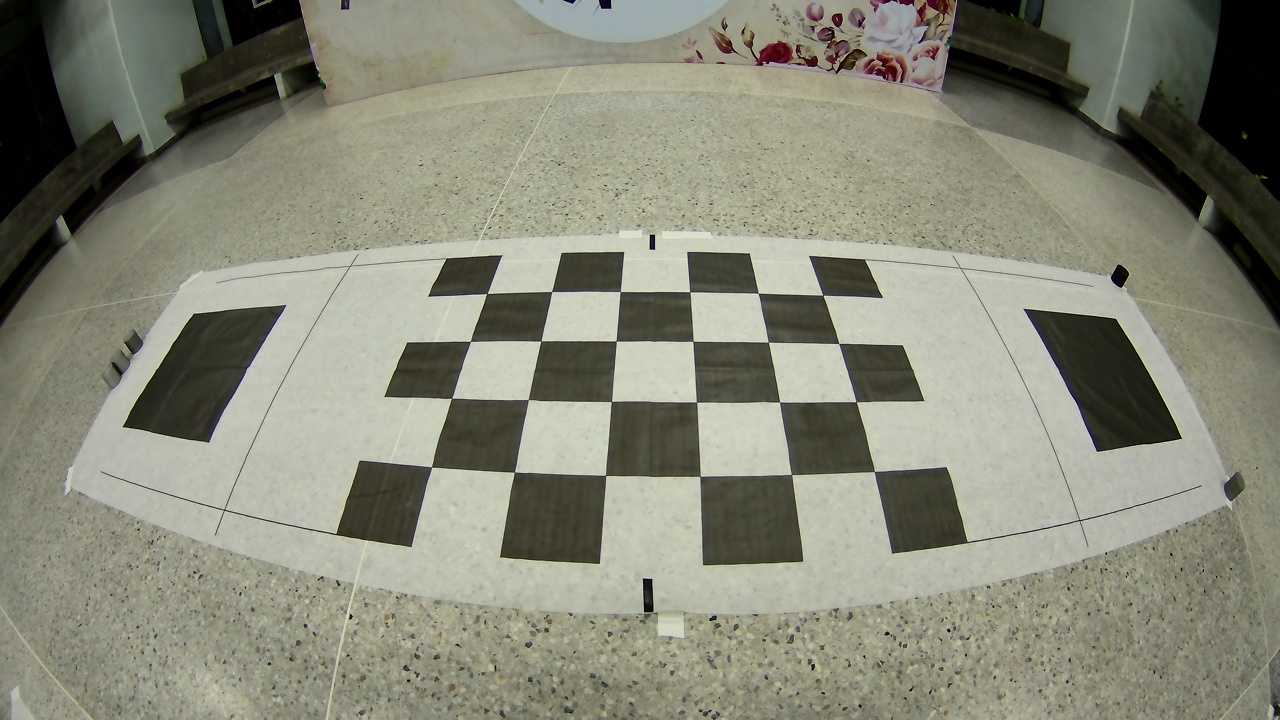
#> input picture Program/chessboard/chessboard1.jpg, 1280 x 720 px, given as the content of the folder chessboard/front, which was not available
$ python cal.py
#> lines starting #> are read from the running program, lines starting #| are printed output that depends on the picture; pictures that were not available may be replaced by others from this repository, and a replacement may not be noted
import os
import numpy as np
import cv2
import glob
import matplotlib.pyplot as plt
import yaml

# ฟังก์ชัน callback เมื่อมีการคลิกเมาส์
clicked_points = []

# [8 lines left out: function click_event, not called in this run]

def undistort_image(img, camera_matrix, dist_coeffs):
    h, w = img.shape[:2]
    new_cam_mtx, roi = cv2.getOptimalNewCameraMatrix(camera_matrix, dist_coeffs, (w,h), 1, (w,h))
    undistorted = cv2.undistort(img, camera_matrix, dist_coeffs, None, new_cam_mtx)
    return undistorted

# โหลดภาพอ้างอิง (Front.jpg) และภาพที่จะนำมารวม (Right.jpg)
# โหลดภาพ

chessboard_size = (6, 4)  # จำนวนมุมภายใน (width, height)
square_size = 0.2  # หน่วยเป็นเมตร (20 cm)

# เตรียม Object Points (รูปแบบ 3D)
objp = np.zeros((chessboard_size[0] * chessboard_size[1], 3), np.float32)
objp[:, :2] = np.mgrid[0:chessboard_size[0], 0:chessboard_size[1]].T.reshape(-1, 2) * square_size

# เก็บ Object Points และ Image Points จากทุกภาพ
objpoints = []  # 3D points
imgpoints = []  # 2D points


Input_folder = 'front'
# Input_folder = 'left'
# Input_folder = 'Right'
# Input_folder = 'rear'
# โหลดภาพตารางหมากรุก (เช่นไฟล์ชื่อ chessboard*.jpg)

images = glob.glob('chessboard/'+Input_folder+'/chessboard*.jpg')
print(images)

preview_images = []

for fname in images:
    img = cv2.imread(fname)
#> img is the input picture: shape (720, 1280, 3); mean B, G, R 119.8, 135.7, 134.7
    gray = cv2.cvtColor(img, cv2.COLOR_BGR2GRAY)
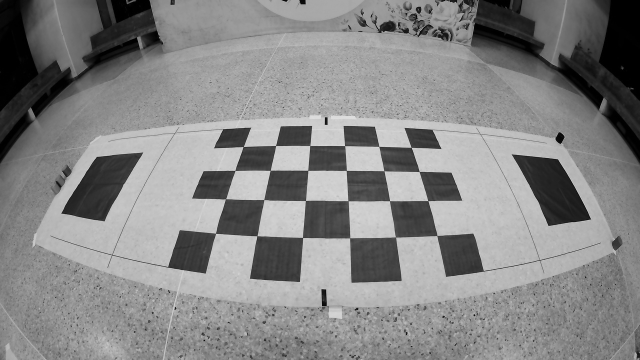
#> gray: shape (720, 1280) (shown at 1/2 size); min 0, max 237, mean 133.6

    # หามุมของตารางหมากรุก
    ret, corners = cv2.findChessboardCorners(gray, chessboard_size, None)
#> ret = True; corners = 24 rows, first 8: [487, 293.5], [551.7, 291.5], [620.3, 291.6], [689.7, 291.8], [758.2, 293.2], [822.9, 295.2], [470.4, 341.4], [540.9, 340.9]

    if ret:
        # ปรับมุมให้ละเอียด
        criteria = (cv2.TERM_CRITERIA_EPS + cv2.TERM_CRITERIA_MAX_ITER, 100, 0.0001)
        corners2 = cv2.cornerSubPix(gray, corners, (11,11), (-1,-1), criteria)
#> corners2 = 24 rows, first 8: [486.9, 293.6], [551.7, 291.5], [620.2, 291.6], [689.8, 291.8], [758.3, 293.2], [822.8, 295.2], [470.4, 341.4], [540.9, 341]

        # เก็บค่า points
        objpoints.append(objp)
        imgpoints.append(corners2)

        # วาดและแสดงผลมุม
        img_draw = cv2.drawChessboardCorners(img.copy(), chessboard_size, corners2, ret)
        # cv2.imshow('Detected Corners', img_draw)
        # cv2.waitKey(0)

        # รวมภาพต้นฉบับกับภาพที่มีมุมที่ detect
        combined_img = cv2.hconcat([img, img_draw])
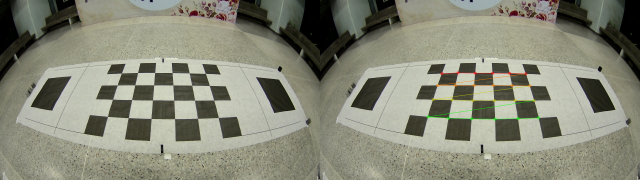
#> combined_img: shape (720, 2560, 3) (shown at 1/4 size); mean B, G, R 119.5, 135.8, 134.8
        preview_images.append(combined_img)

# for preview in preview_images:
#     cv2.namedWindow('Calibration Preview', cv2.WINDOW_NORMAL)  # อนุญาตให้ปรับขนาดได้
#     cv2.resizeWindow('Calibration Preview', 800, 600)  # กำหนดขนาดเป็น 600x300 px
#     cv2.imshow('Calibration Preview', preview)
#     cv2.waitKey(0)

cv2.destroyAllWindows()

# Input_folder = 'front2'
# Input_folder = 'left2'
# Input_folder = 'Right2'
Input_folder = 'Rear2'

img_test = cv2.imread('input_test_distortion/'+Input_folder+'.jpg')

# ทำ Camera Calibration (ต้องมีภาพอย่างน้อย 1 ภาพที่ตรวจจับมุมได้)
if len(objpoints) > 0:
    # Calibrate
    ret, camera_matrix, dist_coeffs, rvecs, tvecs = cv2.calibrateCamera(
        objpoints, imgpoints, gray.shape[::-1], None, None
    )
#> ret = 3.33; camera_matrix = [[3584.7, 0, 654.5], [0, 919.1, 224.3], [0, 0, 1]]; dist_coeffs = [[-92.04, 6794.6, 5.04, 0.422, -209653.9]]; rvecs = ([-0.0318, -0.868, 0.0623],); tvecs = ([-0.328, 0.367, 8.05],)

    # Undistort ภาพตัวอย่าง

    undistorted = undistort_image(img_test, camera_matrix, dist_coeffs)
#> in undistort_image, `new_cam_mtx, roi = cv2.getOptimalNewCameraMatrix(camera_matrix, dist_c..`: new_cam_mtx = [[3584.7, 0, 654.5], [0, 919.1, 224.3], [0, 0, 1]]; roi = (0, 0, 1279, 719)
#> in undistort_image, `undistorted = cv2.undistort(img, camera_matrix, dist_coeffs, None, new..`:
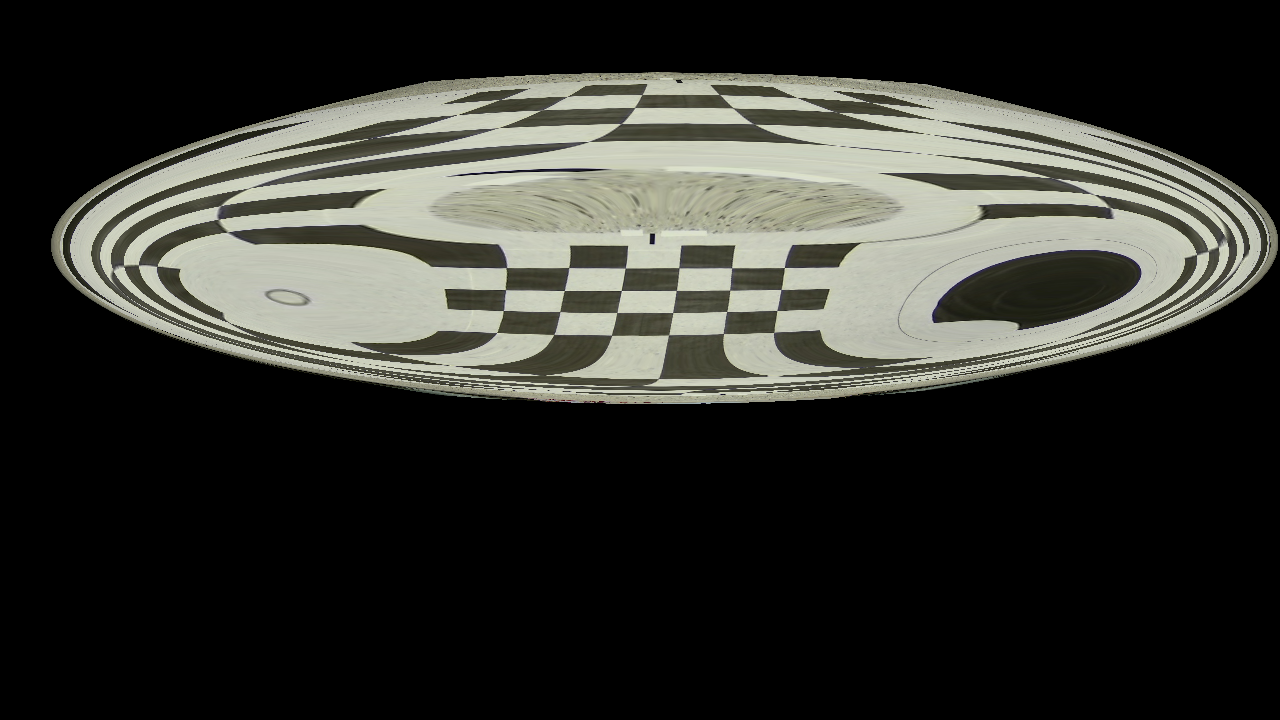
#> undistorted: shape (720, 1280, 3); mean B, G, R 46.8, 52.1, 51.4


    # แสดงผล
    cv2.imwrite("out/"+Input_folder+".jpg", img_test)
    cv2.imwrite("out/"+Input_folder+"_Undistorted.jpg", undistorted)
    cv2.imshow('Original', img_test)
    cv2.imshow('Undistorted', undistorted)

    cv2.waitKey(0)
    cv2.destroyAllWindows()

    img_display = undistorted.copy()
    cv2.imshow("Select 4 Points", img_display)
    cv2.setMouseCallback("Select 4 Points", click_event)

    # รอให้ผู้ใช้คลิกเลือกครบ 4 จุด
    while len(clicked_points) < 4:
        cv2.waitKey(1)

    cv2.destroyWindow("Select 4 Points")

    # แปลงจุดที่เลือกเป็น np.float32
    src_points = np.float32(clicked_points)
    print("Selected source points:", src_points)

    # size_W = 2560
    # size_H = 1440
    dst_points = np.float32([
        [420, 300],  # จุดที่ 1
        [780, 300],  # จุดที่ 2
        [420, 460],  # จุดที่  3
        [780, 460]  # จุดที่ 4
    #     [size_W/4, size_H/4],          # จุดที่ 1
    #     [(size_W/4)*3, size_H/4],       # จุดที่ 2
    #     [size_W/4, (size_H/4)*3],       # จุดที่ 3
    #     [(size_W/4)*3, (size_H/4)*3]    # จุดที่ 4
    ])

    # scale = 0.5  # ลดขนาดลงครึ่งหนึ่ง
    # dst_points = np.float32([
    #     [420 * scale, 300 * scale],  # จุดที่ 1
    #     [780 * scale, 300 * scale],  # จุดที่ 2
    #     [420 * scale, 460 * scale],  # จุดที่ 3
    #     [780 * scale, 460 * scale]   # จุดที่ 4
    # ])

    print("Selected source points:" , dst_points)


    # คำนวณ projective transformation matrix
    M = cv2.getPerspectiveTransform(src_points, dst_points)

    # ทำ projective transformation
    warped_image = cv2.warpPerspective(undistorted, M, (img_test.shape[1], img_test.shape[0]))
    print(f"Projected image size: {warped_image.shape}")
    # แสดงผล
    cv2.imwrite("out/"+Input_folder+"_Warped.jpg", warped_image)
    cv2.imshow('Warped', warped_image)

    cv2.waitKey(0)
    cv2.destroyAllWindows()

else:
    print("ไม่พบมุมตารางหมากรุกในภาพใดๆ ไม่สามารถทำ Calibration ได้")

# สร้างโฟลเดอร์ yaml ถ้ายังไม่มี
os.makedirs('yaml', exist_ok=True)

# กำหนดชื่อไฟล์ yaml ตาม Input_folder
yaml_filename = os.path.join('yaml', Input_folder + '.yaml')

# สร้าง dictionary สำหรับเก็บข้อมูล calibration
calibration_data = {
    'camera_matrix': camera_matrix.tolist(),
    'dist_coeffs': dist_coeffs.tolist(),
    'rvecs': [rvec.tolist() for rvec in rvecs],
    'tvecs': [tvec.tolist() for tvec in tvecs]
}

# บันทึกข้อมูล calibration ลงในไฟล์ yaml
with open(yaml_filename, 'w') as yaml_file:
    yaml.dump(calibration_data, yaml_file)

print(f"Calibration data saved to {yaml_filename}")


# สร้างโฟลเดอร์สำหรับเก็บไฟล์ YAML
os.makedirs('yaml', exist_ok=True)

# กำหนดชื่อไฟล์ YAML ตาม `Input_folder`
Input_folder = "calibration_data"  # ต้องกำหนดค่าตัวแปรนี้
yaml_filename = os.path.join('yaml', Input_folder + '.yaml')

# สร้างตัวอย่างค่าของ calibration parameters
# ดึงขนาดของภาพ (ความสูง, ความกว้าง)
height, width = img_test.shape[:2]
# เก็บค่าขนาดภาพใน numpy array
resolution = np.array([width, height], dtype=np.int32)

# ใช้ OpenCV FileStorage เพื่อบันทึกในรูปแบบ OpenCV YAML
fs = cv2.FileStorage(yaml_filename, cv2.FILE_STORAGE_WRITE)
fs.write("camera_matrix", camera_matrix)
fs.write("dist_coeffs", dist_coeffs)
fs.write("resolution", resolution)
fs.release()

$ run again, on Program/chessboard/chessboard5.jpg
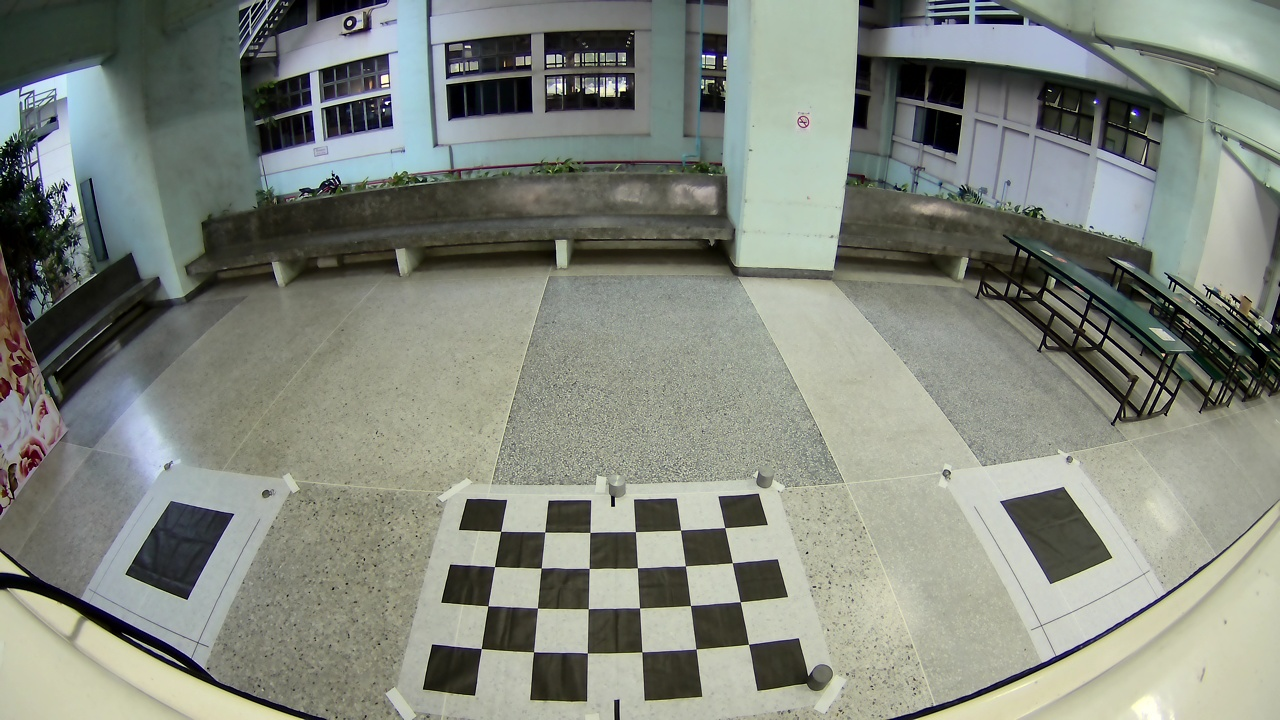
#> input picture Program/chessboard/chessboard5.jpg, 1280 x 720 px, given as the content of the folder chessboard/front, which was not available
#> img is the input picture: shape (720, 1280, 3); mean B, G, R 125.3, 135, 130.1
#> `ret, corners = cv2.findChessboardCorners(gray, chessboard_size, None)`: ret = True; corners = 24 rows, first 8: [500.9, 531.3], [544.7, 532], [589.9, 532.5], [635.5, 531.7], [680.5, 530.1], [724.9, 527.6], [494.5, 566.7], [541.1, 568]
#> corners2 = 24 rows, first 8: [500.7, 531.3], [544.7, 531.9], [589.8, 532.4], [635.4, 531.6], [680.5, 530.2], [724.7, 527.7], [494.4, 566.6], [541.2, 568.3]
#> `combined_img = cv2.hconcat([img, img_draw])`:
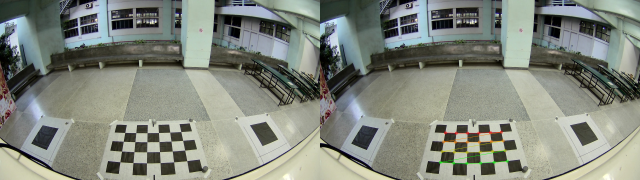
#> combined_img: shape (720, 2560, 3) (shown at 1/4 size); mean B, G, R 125.1, 135.1, 130.2
#> `ret, camera_matrix, dist_coeffs, rvecs, tvecs = cv2.calibrateCamera( o..`: ret = 0.171; camera_matrix = [[382.9, 0, 620.7], [0, 274.1, 323.7], [0, 0, 1]]; dist_coeffs = [[-0.191, 0.0461, 0.00957, -0.000387, -0.00579]]; rvecs = ([-0.878, -0.00249, -0.0261],); tvecs = ([-0.535, 1.28, 1.51],)
#> new_cam_mtx = [[382.9, 0, 620.7], [0, 162.5, 484.6], [0, 0, 1]]; roi = (0, 293, 1279, 426)
#> in undistort_image, `undistorted = cv2.undistort(img, camera_matrix, dist_coeffs, None, new..`:
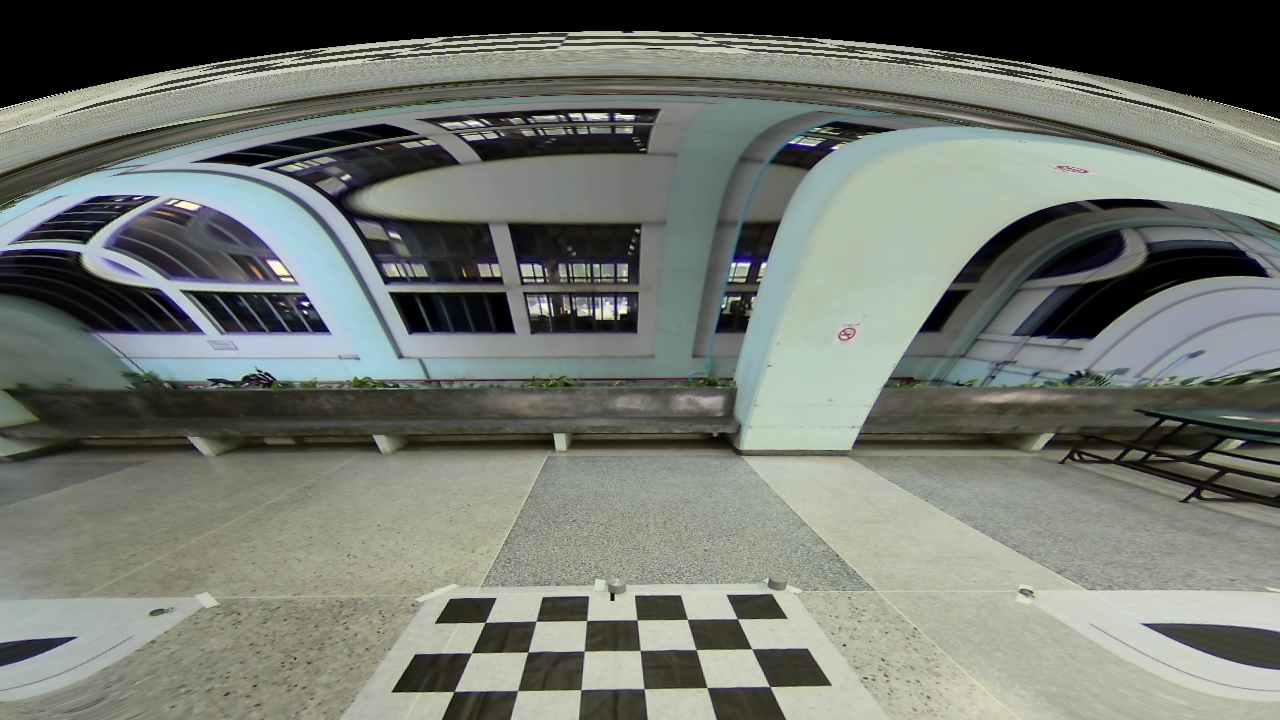
#> undistorted: shape (720, 1280, 3); mean B, G, R 111.7, 119.5, 114.7

$ run again, on Program/chessboard/chessboard6.jpg
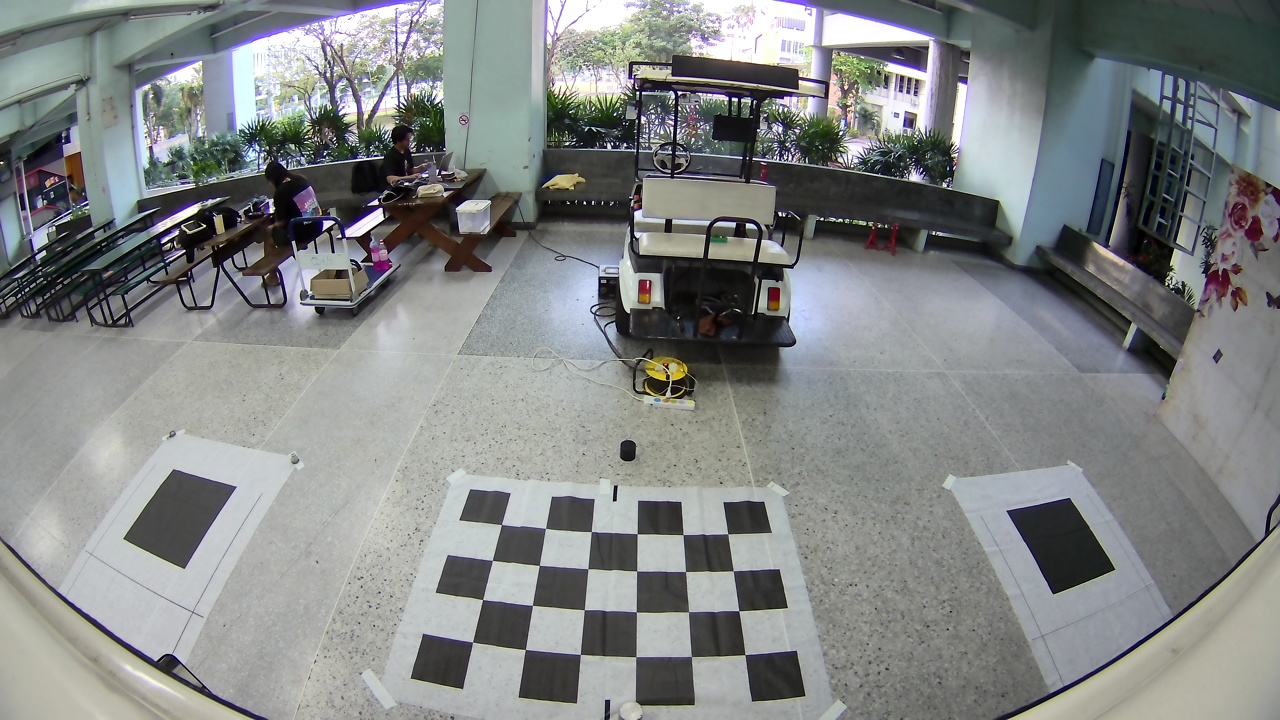
#> input picture Program/chessboard/chessboard6.jpg, 1280 x 720 px, given as the content of the folder chessboard/front, which was not available
#> img is the input picture: shape (720, 1280, 3); mean B, G, R 132.9, 133.2, 130.1
#> `ret, corners = cv2.findChessboardCorners(gray, chessboard_size, None)`: ret = True; corners = 24 rows, first 8: [501.4, 524.5], [545.5, 528.4], [591.3, 531.5], [637.2, 533.6], [683, 534.6], [728, 533.8], [492.5, 560.4], [539.2, 565.4]
#> corners2 = 24 rows, first 8: [501.5, 524.5], [545.5, 528.4], [591.3, 531.5], [637.2, 533.7], [683, 534.6], [727.7, 533.8], [492.3, 560.4], [539.3, 565.4]
#> `combined_img = cv2.hconcat([img, img_draw])`:
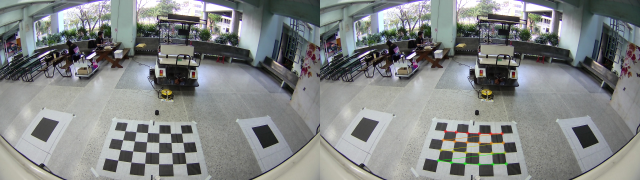
#> combined_img: shape (720, 2560, 3) (shown at 1/4 size); mean B, G, R 132.6, 133.3, 130.2
#> `ret, camera_matrix, dist_coeffs, rvecs, tvecs = cv2.calibrateCamera( o..`: ret = 0.315; camera_matrix = [[592.6, 0, 618.9], [0, 762.8, 341.5], [0, 0, 1]]; dist_coeffs = [[-0.17, -0.785, -0.0327, -0.00179, 1.59]]; rvecs = ([-1.16, 0.00111, 0.037],); tvecs = ([-0.52, 0.638, 2.51],)
#> new_cam_mtx = [[1090.2, 0, 597.8], [0, 686.4, 317], [0, 0, 1]]; roi = (273, 254, 596, 146)
#> in undistort_image, `undistorted = cv2.undistort(img, camera_matrix, dist_coeffs, None, new..`:
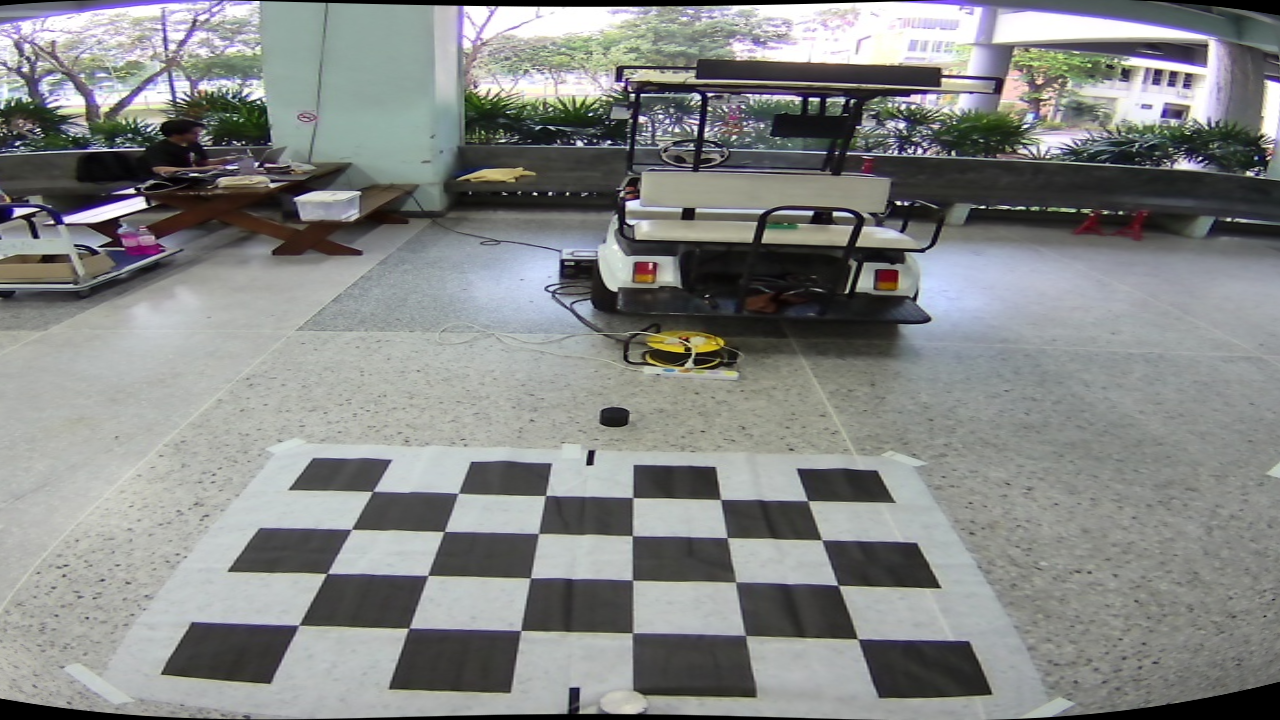
#> undistorted: shape (720, 1280, 3); mean B, G, R 133.6, 134.8, 132.6
